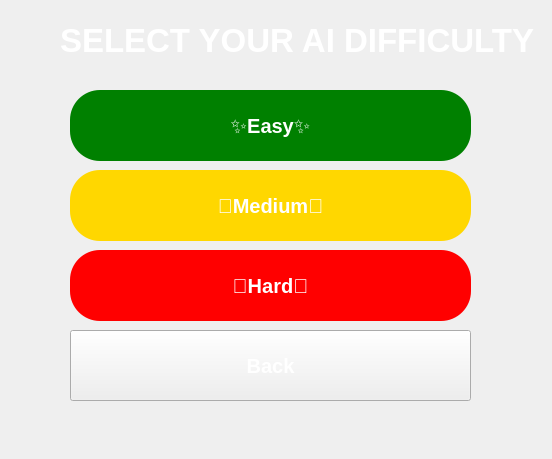
<?xml version="1.0" encoding="UTF-8"?>
<ui version="4.0">
 <class>AIDifficultyWindow</class>
 <widget class="QMainWindow" name="AIDifficultyWindow">
  <property name="geometry">
   <rect>
    <x>0</x>
    <y>0</y>
    <width>552</width>
    <height>459</height>
   </rect>
  </property>
  <property name="windowTitle">
   <string>AI Difficulty Selection</string>
  </property>
  <property name="styleSheet">
   <string notr="true">QMainWindow {
background-image: url(:/image/4599316.jpg);
}</string>
  </property>
  <widget class="QWidget" name="centralwidget">
   <widget class="QPushButton" name="mediumButton">
    <property name="geometry">
     <rect>
      <x>70</x>
      <y>170</y>
      <width>401</width>
      <height>71</height>
     </rect>
    </property>
    <property name="font">
     <font>
      <pointsize>-1</pointsize>
      <bold>true</bold>
     </font>
    </property>
    <property name="cursor">
     <cursorShape>PointingHandCursor</cursorShape>
    </property>
    <property name="styleSheet">
     <string notr="true">QPushButton 
{ 
background-color: gold;
      color: white;
        font-size: 20px;
        border-radius: 30px;
        padding: 10px 20px
}</string>
    </property>
    <property name="text">
     <string>🧠Medium🧠</string>
    </property>
   </widget>
   <widget class="QLabel" name="label">
    <property name="geometry">
     <rect>
      <x>60</x>
      <y>-10</y>
      <width>531</width>
      <height>101</height>
     </rect>
    </property>
    <property name="font">
     <font>
      <pointsize>25</pointsize>
      <bold>true</bold>
     </font>
    </property>
    <property name="styleSheet">
     <string notr="true">QLabel{
color:white;
}</string>
    </property>
    <property name="text">
     <string>SELECT YOUR AI DIFFICULTY</string>
    </property>
   </widget>
   <widget class="QPushButton" name="hardButton">
    <property name="geometry">
     <rect>
      <x>70</x>
      <y>250</y>
      <width>401</width>
      <height>71</height>
     </rect>
    </property>
    <property name="font">
     <font>
      <pointsize>-1</pointsize>
      <bold>true</bold>
     </font>
    </property>
    <property name="cursor">
     <cursorShape>PointingHandCursor</cursorShape>
    </property>
    <property name="styleSheet">
     <string notr="true">QPushButton 
{ 
background-color: red;
      color: white;
        font-size: 20px;
        border-radius: 30px;
        padding: 10px 20px
}</string>
    </property>
    <property name="text">
     <string>🔥Hard🔥</string>
    </property>
   </widget>
   <widget class="QPushButton" name="easyButton">
    <property name="geometry">
     <rect>
      <x>70</x>
      <y>90</y>
      <width>401</width>
      <height>71</height>
     </rect>
    </property>
    <property name="font">
     <font>
      <pointsize>-1</pointsize>
      <bold>true</bold>
     </font>
    </property>
    <property name="cursor">
     <cursorShape>PointingHandCursor</cursorShape>
    </property>
    <property name="styleSheet">
     <string notr="true">QPushButton 
{ 
background-color: green;
      color: white;
        font-size: 20px;
        border-radius: 30px;
        padding: 10px 20px
}</string>
    </property>
    <property name="text">
     <string>✨Easy✨</string>
    </property>
   </widget>
   <widget class="QPushButton" name="backButton_2">
    <property name="geometry">
     <rect>
      <x>70</x>
      <y>330</y>
      <width>401</width>
      <height>71</height>
     </rect>
    </property>
    <property name="font">
     <font>
      <pointsize>-1</pointsize>
      <bold>true</bold>
     </font>
    </property>
    <property name="cursor">
     <cursorShape>PointingHandCursor</cursorShape>
    </property>
    <property name="styleSheet">
     <string notr="true">QPushButton 
{ 
background-IMAGE: url(:/image/4599316.jpg);
      color: white;
        font-size: 20px;
  
        padding: 10px 20px
}</string>
    </property>
    <property name="text">
     <string>Back</string>
    </property>
   </widget>
  </widget>
  <widget class="QMenuBar" name="menubar">
   <property name="geometry">
    <rect>
     <x>0</x>
     <y>0</y>
     <width>552</width>
     <height>26</height>
    </rect>
   </property>
  </widget>
 </widget>
 <resources/>
 <connections/>
</ui>
